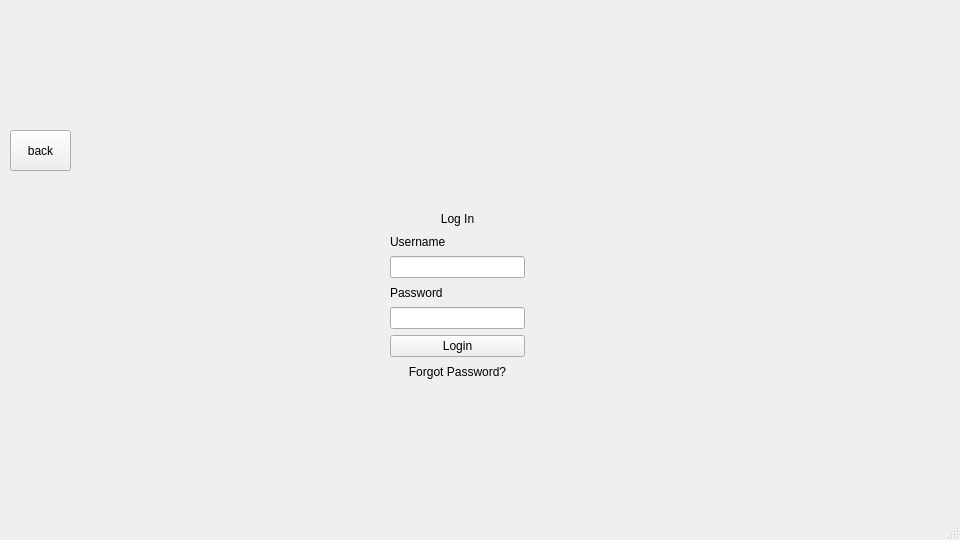
<?xml version="1.0" encoding="UTF-8"?>
<ui version="4.0">
 <class>MainWindow</class>
 <widget class="QMainWindow" name="MainWindow">
  <property name="geometry">
   <rect>
    <x>0</x>
    <y>0</y>
    <width>960</width>
    <height>540</height>
   </rect>
  </property>
  <property name="windowTitle">
   <string>MainWindow</string>
  </property>
  <widget class="QWidget" name="centralwidget">
   <widget class="QPushButton" name="back">
    <property name="geometry">
     <rect>
      <x>10</x>
      <y>130</y>
      <width>61</width>
      <height>41</height>
     </rect>
    </property>
    <property name="text">
     <string>back</string>
    </property>
   </widget>
   <widget class="QWidget" name="verticalLayoutWidget">
    <property name="geometry">
     <rect>
      <x>390</x>
      <y>210</y>
      <width>135</width>
      <height>170</height>
     </rect>
    </property>
    <layout class="QVBoxLayout" name="verticalLayout">
     <item>
      <widget class="QLabel" name="label">
       <property name="layoutDirection">
        <enum>Qt::LeftToRight</enum>
       </property>
       <property name="text">
        <string>Log In</string>
       </property>
       <property name="alignment">
        <set>Qt::AlignCenter</set>
       </property>
      </widget>
     </item>
     <item>
      <widget class="QLabel" name="label_2">
       <property name="text">
        <string>Username</string>
       </property>
      </widget>
     </item>
     <item>
      <widget class="QLineEdit" name="username"/>
     </item>
     <item>
      <widget class="QLabel" name="label_3">
       <property name="text">
        <string>Password</string>
       </property>
      </widget>
     </item>
     <item>
      <widget class="QLineEdit" name="password"/>
     </item>
     <item>
      <widget class="QPushButton" name="login">
       <property name="text">
        <string>Login</string>
       </property>
      </widget>
     </item>
     <item>
      <widget class="QLabel" name="forgot">
       <property name="text">
        <string>Forgot Password?</string>
       </property>
       <property name="alignment">
        <set>Qt::AlignCenter</set>
       </property>
      </widget>
     </item>
    </layout>
   </widget>
   <widget class="QLabel" name="label_4">
    <property name="geometry">
     <rect>
      <x>0</x>
      <y>0</y>
      <width>961</width>
      <height>121</height>
     </rect>
    </property>
   </widget>
  </widget>
  <widget class="QMenuBar" name="menubar">
   <property name="geometry">
    <rect>
     <x>0</x>
     <y>0</y>
     <width>960</width>
     <height>22</height>
    </rect>
   </property>
  </widget>
  <widget class="QStatusBar" name="statusbar"/>
 </widget>
 <resources/>
 <connections/>
</ui>
